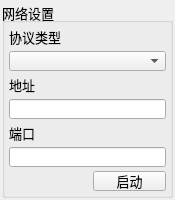
<?xml version="1.0" encoding="UTF-8"?>
<ui version="4.0">
 <class>NetworkSettingsWidget</class>
 <widget class="QWidget" name="NetworkSettingsWidget">
  <property name="geometry">
   <rect>
    <x>0</x>
    <y>0</y>
    <width>175</width>
    <height>200</height>
   </rect>
  </property>
  <property name="minimumSize">
   <size>
    <width>175</width>
    <height>200</height>
   </size>
  </property>
  <property name="font">
   <font>
    <pointsize>10</pointsize>
   </font>
  </property>
  <property name="windowTitle">
   <string>Form</string>
  </property>
  <layout class="QVBoxLayout" name="verticalLayout" stretch="0">
   <property name="spacing">
    <number>2</number>
   </property>
   <property name="leftMargin">
    <number>2</number>
   </property>
   <property name="topMargin">
    <number>2</number>
   </property>
   <property name="rightMargin">
    <number>2</number>
   </property>
   <property name="bottomMargin">
    <number>2</number>
   </property>
   <item>
    <widget class="QGroupBox" name="groupBox">
     <property name="minimumSize">
      <size>
       <width>160</width>
       <height>160</height>
      </size>
     </property>
     <property name="title">
      <string>网络设置</string>
     </property>
     <layout class="QGridLayout" name="gridLayout">
      <property name="leftMargin">
       <number>4</number>
      </property>
      <property name="topMargin">
       <number>4</number>
      </property>
      <property name="rightMargin">
       <number>4</number>
      </property>
      <property name="bottomMargin">
       <number>4</number>
      </property>
      <property name="spacing">
       <number>4</number>
      </property>
      <item row="0" column="0">
       <widget class="QLabel" name="label_ProtocolType">
        <property name="font">
         <font>
          <pointsize>10</pointsize>
         </font>
        </property>
        <property name="text">
         <string>协议类型</string>
        </property>
       </widget>
      </item>
      <item row="2" column="0">
       <widget class="QLabel" name="label_Address">
        <property name="font">
         <font>
          <pointsize>10</pointsize>
         </font>
        </property>
        <property name="text">
         <string>地址</string>
        </property>
       </widget>
      </item>
      <item row="3" column="0" colspan="3">
       <widget class="QLineEdit" name="lineEdit_Address">
        <property name="font">
         <font>
          <pointsize>10</pointsize>
         </font>
        </property>
       </widget>
      </item>
      <item row="4" column="0">
       <widget class="QLabel" name="label_Port">
        <property name="font">
         <font>
          <pointsize>10</pointsize>
         </font>
        </property>
        <property name="text">
         <string>端口</string>
        </property>
       </widget>
      </item>
      <item row="5" column="0" colspan="3">
       <widget class="QLineEdit" name="lineEdit_Port">
        <property name="font">
         <font>
          <pointsize>10</pointsize>
         </font>
        </property>
       </widget>
      </item>
      <item row="6" column="0">
       <spacer name="horizontalSpacer">
        <property name="orientation">
         <enum>Qt::Orientation::Horizontal</enum>
        </property>
        <property name="sizeHint" stdset="0">
         <size>
          <width>51</width>
          <height>20</height>
         </size>
        </property>
       </spacer>
      </item>
      <item row="6" column="1">
       <widget class="LED_Widget" name="led" native="true">
        <property name="minimumSize">
         <size>
          <width>24</width>
          <height>24</height>
         </size>
        </property>
        <property name="maximumSize">
         <size>
          <width>24</width>
          <height>24</height>
         </size>
        </property>
       </widget>
      </item>
      <item row="6" column="2">
       <widget class="QPushButton" name="pushButton_Start">
        <property name="font">
         <font>
          <pointsize>10</pointsize>
         </font>
        </property>
        <property name="text">
         <string>启动</string>
        </property>
       </widget>
      </item>
      <item row="1" column="0" colspan="3">
       <widget class="QComboBox" name="comboBox_ProtocolType">
        <property name="font">
         <font>
          <pointsize>10</pointsize>
         </font>
        </property>
       </widget>
      </item>
     </layout>
    </widget>
   </item>
  </layout>
 </widget>
 <customwidgets>
  <customwidget>
   <class>LED_Widget</class>
   <extends>QWidget</extends>
   <header>led_widget.h</header>
   <container>1</container>
  </customwidget>
 </customwidgets>
 <resources/>
 <connections/>
</ui>
